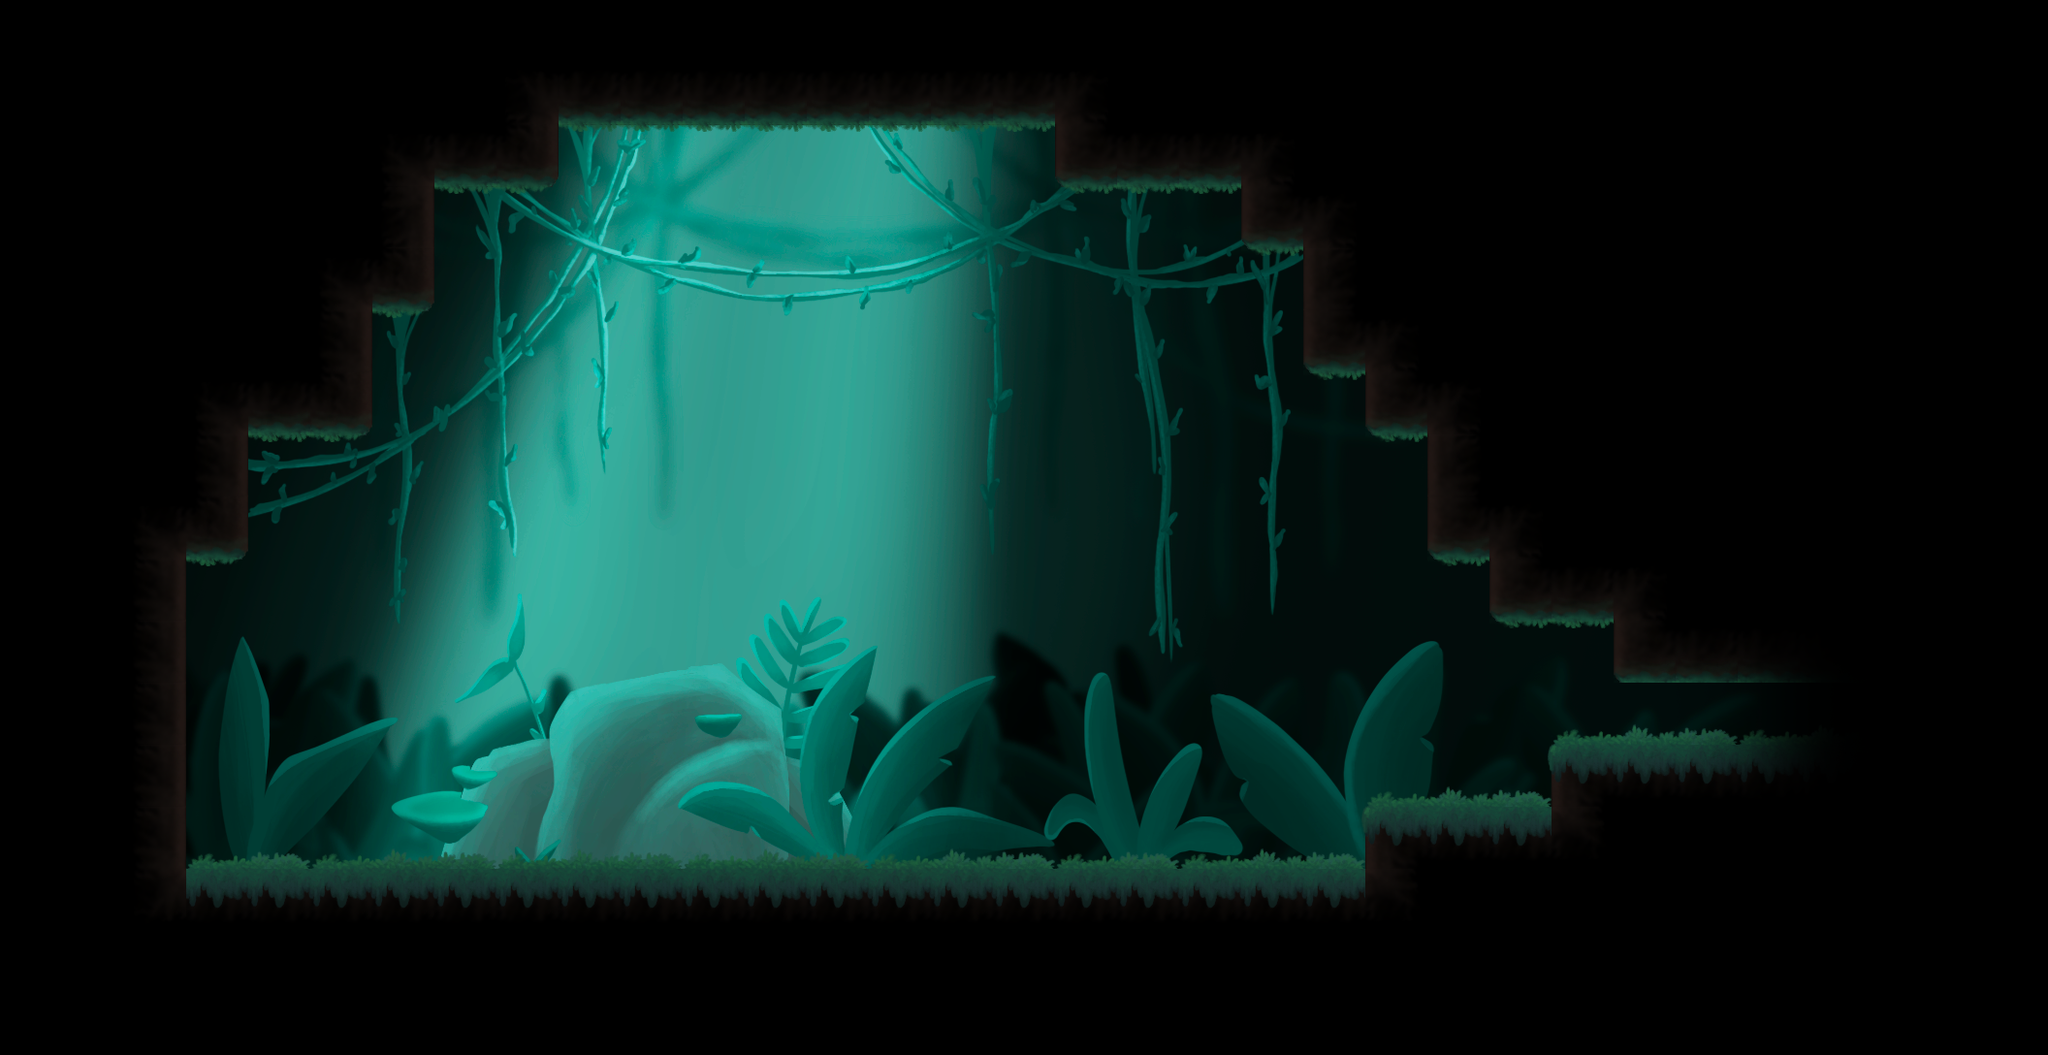

This is a level from a 2D game, rendered from its Tiled map with the project's own tilesets. A one-line summary and the map file follow, with tile-layer data summarised:
An orthogonal 33x17 tile map with 64x64 px tiles, 10 tile layers (Background, Background Fog, Fourth Layer, Rocks Third Layer, ...), 25 tilesets and 32 objects (Map2, BichoPalo).

<map version="1.10" tiledversion="1.11.2" orientation="orthogonal" renderorder="right-down" width="33" height="17" tilewidth="64" tileheight="64" infinite="0" nextlayerid="79" nextobjectid="1430">
 <tileset firstgid="1" name="tiles_cave" tilewidth="64" tileheight="64" tilecount="100" columns="10">
  <image source="../Props/tiles_cave.png" width="640" height="640" />
 </tileset>
 <tileset firstgid="101" name="rocas1" tilewidth="64" tileheight="64" tilecount="480" columns="30">
  <image source="../Environment/rocas1.png" width="1920" height="1080" />
 </tileset>
 <tileset firstgid="581" name="rocas2" tilewidth="64" tileheight="64" tilecount="480" columns="30">
  <image source="../Environment/rocas2.png" width="1920" height="1080" />
 </tileset>
 <tileset firstgid="1061" name="rocas3" tilewidth="64" tileheight="64" tilecount="480" columns="30">
  <image source="../Environment/rocas3.png" width="1920" height="1080" />
 </tileset>
 <tileset firstgid="1541" name="Fondo_cueva" tilewidth="64" tileheight="64" tilecount="480" columns="30">
  <image source="../Environment/Fondo_cueva.png" width="1920" height="1080" />
 </tileset>
 <tileset firstgid="2021" name="niebla_fondo" tilewidth="64" tileheight="64" tilecount="480" columns="30">
  <image source="../Environment/niebla_fondo.png" width="1920" height="1080" />
 </tileset>
 <tileset firstgid="2501" name="piedras_columnas0" tilewidth="64" tileheight="64" tilecount="480" columns="30">
  <image source="../Environment/piedras_columnas0.png" width="1920" height="1080" />
 </tileset>
 <tileset firstgid="2981" name="piedras0" tilewidth="64" tileheight="64" tilecount="480" columns="30">
  <image source="../Environment/piedras0.png" width="1920" height="1080" />
 </tileset>
 <tileset firstgid="3461" name="spike3" tilewidth="64" tileheight="64" tilecount="4" columns="2">
  <image source="../Props/spike3.png" width="128" height="128" />
 </tileset>
 <tileset firstgid="3465" name="SecretCave_Background_Fog" tilewidth="64" tileheight="64" tilecount="480" columns="30">
  <image source="../Environment/SecretCave_Background_Fog.png" width="1920" height="1080" />
 </tileset>
 <tileset firstgid="3945" name="SecretCave_Cristals" tilewidth="64" tileheight="64" tilecount="480" columns="30">
  <image source="../Environment/SecretCave_Cristals.png" width="1920" height="1080" />
 </tileset>
 <tileset firstgid="4425" name="SecretCave_Fog1" tilewidth="64" tileheight="64" tilecount="480" columns="30">
  <image source="../Environment/SecretCave_Fog1.png" width="1920" height="1080" />
 </tileset>
 <tileset firstgid="4905" name="SecretCave_Stones1" tilewidth="64" tileheight="64" tilecount="480" columns="30">
  <image source="../Environment/SecretCave_Stones1.png" width="1920" height="1080" />
 </tileset>
 <tileset firstgid="5385" name="SecretCave_Stones2" tilewidth="64" tileheight="64" tilecount="480" columns="30">
  <image source="../Environment/SecretCave_Stones2.png" width="1920" height="1080" />
 </tileset>
 <tileset firstgid="5865" name="SecretCave_Stones3" tilewidth="64" tileheight="64" tilecount="480" columns="30">
  <image source="../Environment/SecretCave_Stones3.png" width="1920" height="1080" />
 </tileset>
 <tileset firstgid="6345" name="SecretCave_Stones4" tilewidth="64" tileheight="64" tilecount="480" columns="30">
  <image source="../Environment/SecretCave_Stones4.png" width="1920" height="1080" />
 </tileset>
 <tileset firstgid="6825" name="SecretCave_Background" tilewidth="64" tileheight="64" tilecount="480" columns="30">
  <image source="../Environment/SecretCave_Background.png" width="1920" height="1080" />
 </tileset>
 <tileset firstgid="7305" name="SecretCave_Background1" tilewidth="64" tileheight="64" tilecount="480" columns="30">
  <image source="../Environment/SecretCave_Background1.png" width="1920" height="1080" />
 </tileset>
 <tileset firstgid="7785" name="SecretCave_Fog2" tilewidth="64" tileheight="64" tilecount="480" columns="30">
  <image source="../Environment/SecretCave_Fog2.png" width="1920" height="1080" />
 </tileset>
 <tileset firstgid="8265" name="Mangrove_background" tilewidth="64" tileheight="64" tilecount="480" columns="30">
  <image source="../Environment/Mangrove_background.png" width="1920" height="1080" />
 </tileset>
 <tileset firstgid="8745" name="tiles_manglar" tilewidth="64" tileheight="64" tilecount="100" columns="10">
  <image source="../Props/tiles_manglar.png" width="640" height="640" />
 </tileset>
 <tileset firstgid="8845" name="habitat_bichopalo" tilewidth="64" tileheight="64" tilecount="480" columns="30">
  <image source="../Environment/habitat_bichopalo.png" width="1920" height="1080" />
 </tileset>
 <tileset firstgid="9325" name="habitat_bichopalo" tilewidth="64" tileheight="64" tilecount="480" columns="30">
  <image source="../Environment/habitat_bichopalo.png" trans="ff00ff" width="1920" height="1080" />
 </tileset>
 <tileset firstgid="9805" name="tiles_manglar2" tilewidth="64" tileheight="64" tilecount="100" columns="10">
  <image source="../Props/tiles_manglar2.png" trans="ff00ff" width="640" height="640" />
 </tileset>
 <tileset firstgid="9905" name="Prueba_change" tilewidth="64" tileheight="64" tilecount="1140" columns="30">
  <image source="../Props/Prueba_change.png" trans="ff00ff" width="1920" height="2444" />
 </tileset>
 <layer id="44" name="Background" width="33" height="17" parallaxx="0" parallaxy="0">
  <properties>
   <property name="Draw" type="bool" value="true" />
  </properties>
  <data>[561 cells, 510 non-empty, 489 distinct tile ids]</data>
 </layer>
 <layer id="75" name="Background Fog" width="33" height="17">
  <properties>
   <property name="Draw" type="bool" value="true" />
  </properties>
  <data>[561 cells, 0 non-empty, 0 distinct tile ids]</data>
 </layer>
 <layer id="76" name="Fourth Layer" width="33" height="17">
  <properties>
   <property name="Draw" type="bool" value="true" />
  </properties>
  <data>[561 cells, 0 non-empty, 0 distinct tile ids]</data>
 </layer>
 <layer id="48" name="Rocks Third Layer" width="33" height="17" parallaxx="0" parallaxy="0">
  <properties>
   <property name="Draw" type="bool" value="true" />
  </properties>
  <data>[561 cells, 0 non-empty, 0 distinct tile ids]</data>
 </layer>
 <layer id="47" name="Rocks Second Layer" width="33" height="17" parallaxx="0" parallaxy="0">
  <properties>
   <property name="Draw" type="bool" value="true" />
  </properties>
  <data>[561 cells, 0 non-empty, 0 distinct tile ids]</data>
 </layer>
 <layer id="45" name="Rocks First Layer" width="33" height="17" parallaxx="0" parallaxy="0">
  <properties>
   <property name="Draw" type="bool" value="true" />
  </properties>
  <data>[561 cells, 0 non-empty, 0 distinct tile ids]</data>
 </layer>
 <layer id="77" name="Fog1" width="33" height="17">
  <properties>
   <property name="Draw" type="bool" value="true" />
  </properties>
  <data>[561 cells, 0 non-empty, 0 distinct tile ids]</data>
 </layer>
 <layer id="23" name="Platforms" width="33" height="17" parallaxx="0" parallaxy="0">
  <properties>
   <property name="Draw" type="bool" value="true" />
   <property name="Navigation" type="bool" value="true" />
  </properties>
  <data>[561 cells, 424 non-empty, 34 distinct tile ids]</data>
 </layer>
 <layer id="69" name="Lights" width="33" height="17">
  <properties>
   <property name="Draw" type="bool" value="true" />
   <property name="Forward" type="bool" value="true" />
  </properties>
  <data>[561 cells, 119 non-empty, 119 distinct tile ids]</data>
 </layer>
 <layer id="54" name="Forward_Layer" width="33" height="17" parallaxx="0" parallaxy="0">
  <properties>
   <property name="Draw" type="bool" value="true" />
   <property name="Forward" type="bool" value="true" />
  </properties>
  <data>[561 cells, 2 non-empty, 1 distinct tile ids]</data>
 </layer>
 <objectgroup id="25" name="Doors">
  <properties>
   <property name="Doors" type="bool" value="true" />
  </properties>
  <object id="1358" name="Map2" x="1920" y="704" width="64" height="64">
   <properties>
    <property name="PlayerPosX" type="int" value="1600" />
    <property name="PlayerPosY" type="int" value="2240" />
    <property name="TargetScene" type="int" value="2" />
   </properties>
  </object>
 </objectgroup>
 <objectgroup id="78" name="NPC">
  <object id="1396" name="BichoPalo" x="589" y="519.667" width="192" height="192">
   <properties>
    <property name="dialogueId" type="int" value="11" />
   </properties>
  </object>
 </objectgroup>
 <objectgroup id="26" name="Collisions">
  <object id="1352" x="1664" y="768" width="448" />
  <object id="1357" x="1664" y="704" width="448" />
  <object id="1359" x="1536" y="640" width="128" />
  <object id="1360" x="1472" y="576" width="64" />
  <object id="1361" x="1408" y="448" width="64" />
  <object id="1362" x="1344" y="384" width="64" />
  <object id="1363" x="1280" y="256" width="64" />
  <object id="1364" x="1088" y="192" width="192" />
  <object id="1366" x="1600" y="768" width="64" />
  <object id="1367" x="1408" y="832" width="192" />
  <object id="1370" x="448" y="192" width="128" />
  <object id="1371" x="384" y="320" width="64" />
  <object id="1372" x="256" y="448" width="128" />
  <object id="1373" x="192" y="576" width="64" />
  <object id="1397" x="192" y="896" width="1216" />
  <object id="1414" x="576" y="128" width="512" />
 </objectgroup>
 <objectgroup id="58" name="Wall">
  <object id="1378" x="192" y="576" height="320" />
  <object id="1379" x="256" y="448" height="128" />
  <object id="1380" x="384" y="320" height="128" />
  <object id="1381" x="448" y="192" height="128" />
  <object id="1384" x="1280" y="192" height="64" />
  <object id="1385" x="1344" y="256" height="128" />
  <object id="1386" x="1408" y="384" height="64" />
  <object id="1387" x="1472" y="448" height="128" />
  <object id="1388" x="1536" y="576" height="64" />
  <object id="1389" x="1600" y="768" height="64" />
  <object id="1390" x="1408" y="832" height="64" />
  <object id="1392" x="1664" y="640" height="64" />
  <object id="1415" x="576" y="128" height="64" />
  <object id="1416" x="1088" y="128" height="64" />
 </objectgroup>
</map>
